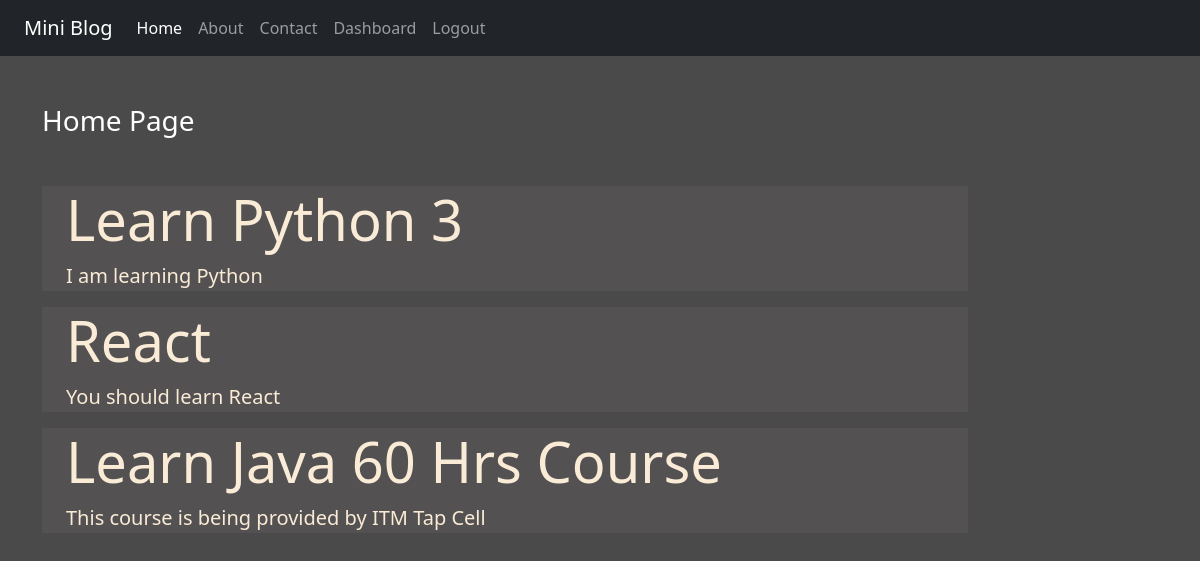
Screenshot of / (signed in) with the database file from the repository.
### blog/models.py (models this page shows)
class Post(models.Model):
    title = models.CharField(max_length=150)
    desc = models.TextField()

### blog/views.py (the view)
# urls.py: 2. Add a URL to urlpatterns:  path('', views.home, name='home')
def home(request):
    posts = Post.objects.all()
    return render(request, 'blog/home.html', {'posts' : posts})

### blog/templates/blog/home.html
{% extends 'blog/base.html' %}
{% load static %}
{% block content %}
<div class="col-sm-10">
    <h3 class="text-white my-5">Home Page</h3>
    {% for post in posts %}
        <div class="jumbotron jumbotron-fluid jumbo-color">
                <div class="container">
                    <h1 class="display-4 font-weight-bold"> {{post.title}} </h1>
                    <p class="lead"> {{post.desc}} </p>
                </div>
        </div>
    {% endfor %}
</div>
{% endblock content %}

### blog/static/blog/css/style.css (style rules this page uses)
body { background-color: rgb(75,74,74); color: antiquewhite; }
.jumbo-color { background-color: rgb(83,81,81); }

### rows the page displays
Post: title "Learn Python 3", desc "I am learning Python"
Post: title "React", desc "You should learn React"
Post: title "Learn Java 60 Hrs Course", desc "This course is being provided by ITM Tap Cell"
